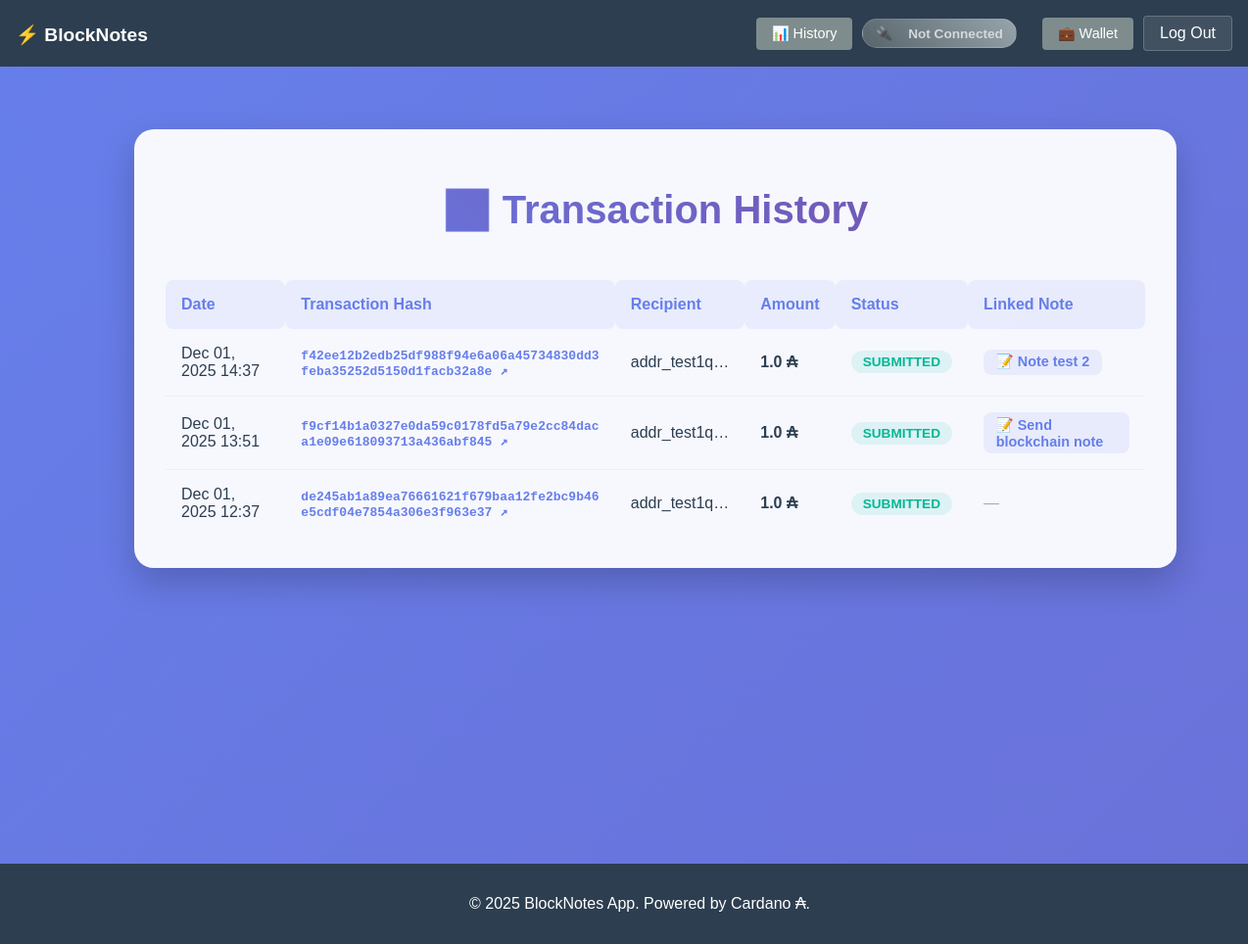
Page /history/ (signed in) on the earlier database version.
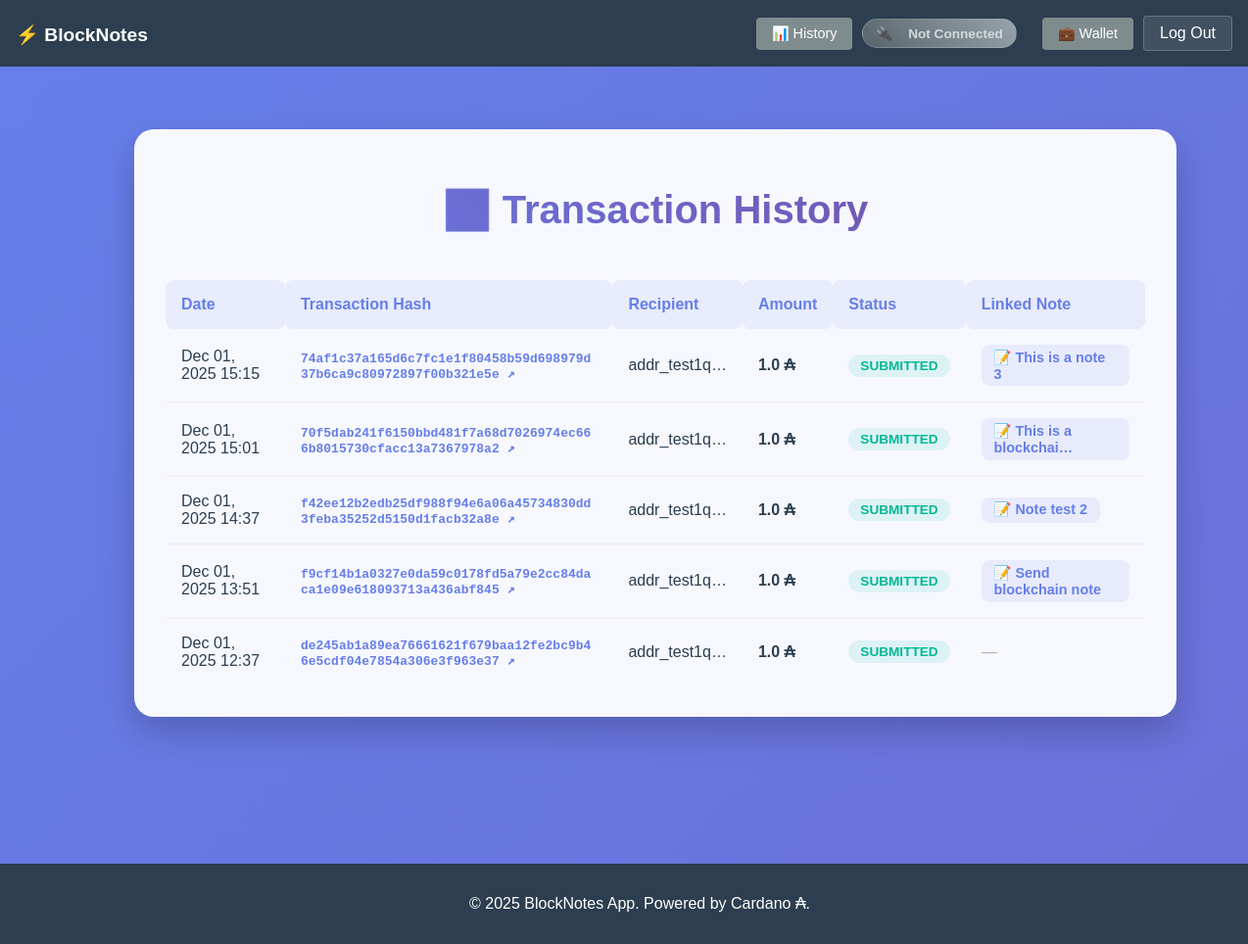
Same page on the later database version.
### notes/models.py (models this page shows, shortened)
class Transaction(models.Model):
    STATUS_CHOICES = [
        ('pending', 'Pending'),
        ('submitted', 'Submitted'),
        ('confirmed', 'Confirmed'),
        ('failed', 'Failed'),
    ]
    user = models.ForeignKey(User, on_delete=models.CASCADE, related_name='transactions')
    tx_hash = models.CharField(max_length=64, unique=True, null=True, blank=True, db_index=True)
    recipient_address = models.CharField(max_length=103)
    amount_lovelace = models.BigIntegerField()
    status = models.CharField(max_length=20, choices=STATUS_CHOICES, default='pending', db_index=True)
    block_height = models.IntegerField(null=True, blank=True)
    slot = models.BigIntegerField(null=True, blank=True)
    error_message = models.TextField(null=True, blank=True)
    error_code = models.CharField(max_length=50, null=True, blank=True)
    created_at = models.DateTimeField(auto_now_add=True, db_index=True)
    submitted_at = models.DateTimeField(null=True, blank=True)
    confirmed_at = models.DateTimeField(null=True, blank=True)
    updated_at = models.DateTimeField(auto_now=True)
    class Meta:
        ordering = ['-created_at']
        indexes = [
            models.Index(fields=['user', '-created_at'], name='tx_user_created_idx'),
            models.Index(fields=['user', 'status'], name='tx_user_status_idx'),
            models.Index(fields=['status', 'created_at'], name='tx_status_created_idx'),
            models.Index(fields=['status', 'updated_at'], name='tx_status_updated_idx'),
            models.Index(fields=['tx_hash'], name='tx_hash_idx'),
            models.Index(fields=['user', 'status', '-created_at'], name='tx_user_status_created_idx'),
            models.Index(fields=['created_at', 'status'], name='tx_created_status_idx'),
        ]
    def get_amount_ada(self):
        return self.amount_lovelace / 1_000_000 if self.amount_lovelace else 0

class Note(models.Model):
    title = models.CharField(max_length=255)
    description = models.TextField() # TextField is better for long descriptions
    createdAt = models.DateTimeField(auto_now_add=True)
    updatedAt = models.DateTimeField(auto_now=True)
    createdBy = models.ForeignKey(User, on_delete=models.CASCADE, related_name="notes")
    transaction = models.OneToOneField(
        'Transaction',
        on_delete=models.SET_NULL,
        null=True,
        blank=True,
        related_name='note'
    )
    is_deleted = models.BooleanField(default=False)

### notes/views.py (the view)
# urls.py: path('history/', views.transaction_list_view, name='transaction_list'),
@login_required
def transaction_list_view(request):
    transactions = Transaction.objects.filter(user=request.user).order_by('-created_at')
    context = {
        'transactions': transactions,
        'blockfrost_api_key': settings.BLOCKFROST_PROJECT_ID
    }
    return render(request, 'notes/transaction_list.html', context)

### notes/templates/notes/transaction_list.html (shortened to what this page needs)
{% extends 'notes/base.html' %}
{% block content %}
<div class="modern-tx-container">
    <div class="modern-tx-card">
        <h1>📊 Transaction History</h1>
        {% if transactions %}
        <div class="tx-table-wrapper">
            <table class="tx-table">
                <thead>
                    <tr>
                        <th>Date</th>
                        <th>Transaction Hash</th>
                        <th>Recipient</th>
                        <th>Amount</th>
                        <th>Status</th>
                        <th>Linked Note</th>
                    </tr>
                </thead>
                <tbody>
                    {% for tx in transactions %}
                    <tr>
                        <td>{{ tx.created_at|date:"M d, Y H:i" }}</td>
                        <td>
                            {% if tx.tx_hash %}
                            <a href="https://preview.cardanoscan.io/transaction/{{ tx.tx_hash }}" target="_blank" class="tx-hash-link">
                                {{ tx.tx_hash }} ↗
                            </a>
                            {% else %}
                            <span class="text-muted">Pending...</span>
                            {% endif %}
                        </td>
                        <td>
                            <span title="{{ tx.recipient_address }}">
                                {{ tx.recipient_address|truncatechars:12 }}
                            </span>
                        </td>
                        <td style="font-weight: 600; color: #2c3e50;">
                            {{ tx.get_amount_ada }} ₳
                        </td>
                        <td>
                            <span class="tx-status {{ tx.status }}">
                                {{ tx.status }}
                            </span>
                        </td>
                        <td>
                            {% if tx.note %}
                                <a href="{% url 'notes:note_edit' tx.note.pk %}" class="note-link">
                                    📝 {{ tx.note.title|truncatechars:20 }}
                                </a>
                            {% else %}
                                <span style="color: #aaa;">—</span>
                            {% endif %}
                        </td>
                    </tr>
                    {% endfor %}
                </tbody>
            </table>
        </div>
        {% else %}
        <div class="empty-state">
            <h3>No transactions found</h3>
            <p>Transactions created via the Note form or Wallet Profile will appear here.</p>
            <a href="{% url 'notes:note_create' %}" class="btn btn-primary" style="margin-top: 1rem;">Create Note & Pay</a>
        </div>
        {% endif %}
    </div>
</div>
{% endblock %}

Differences in the rows shown:
added Transaction: created_at "Dec 01, 2025 15:15", tx_hash "74af1c37a165d6c7fc1e1f80458b59d698979d37b6ca9c80972897f00b321e5e", recipient_address "addr_test1q…", get_amount_ada "1.0", status "SUBMITTED", note "This is a note 3"
added Transaction: created_at "Dec 01, 2025 15:01", tx_hash "70f5dab241f6150bbd481f7a68d7026974ec666b8015730cfacc13a7367978a2", recipient_address "addr_test1q…", get_amount_ada "1.0", status "SUBMITTED", note "This is a blockchai…"
